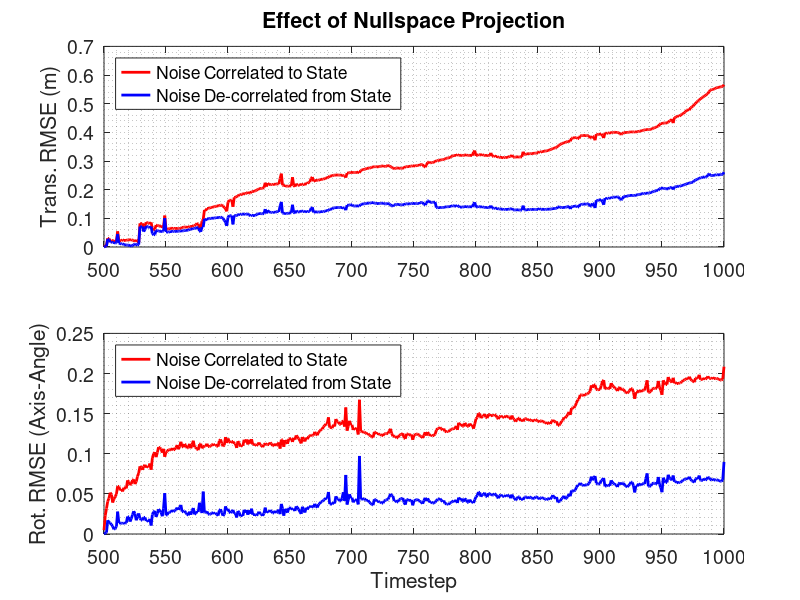

Write the MATLAB code that produced this figure. (Note: this script raises an error after producing the figure.)
%% Load data
clear all; close all; clc;

nst_on = load('msckf_NST_on.mat');
nst_off = load('msckf_NST_off.mat');

kStart = 500; kEnd = 1000;

%% Compute RMSE
nst_off_trans_rmse = sqrt(mean(nst_off.msckf_trans_err.^2,1));
nst_off_rot_rmse = sqrt(mean(nst_off.msckf_rot_err.^2,1));

nst_on_trans_rmse = sqrt(mean(nst_on.msckf_trans_err.^2,1));
nst_on_rot_rmse = sqrt(mean(nst_on.msckf_rot_err.^2,1));

%% Plot stuff
figure(1); clf;
fontSize = 14;
lineWidth = 2;
pos = [200,200,640,400];
xLim = [kStart, kEnd];
k = kStart:kEnd;
xticks = linspace(kStart,kEnd,11);

transLim = [0 0.6];
rotLim = [0 0.25];

set(gcf,'Position',pos);

% Translational RMSE
subplot(2,1,1);
plot(k,nst_off_trans_rmse, '-r','LineWidth',lineWidth); hold on;
plot(k,nst_on_trans_rmse, '-b','LineWidth',lineWidth);
xlim(xLim);
set(gca,'XTick',xticks);
% ylim(transLim)
legend('Noise Correlated to State', 'Noise De-correlated from State', ...
    'Location','northwest');
ylabel('Trans. RMSE (m)')
title('Effect of Nullspace Projection');
set(gca,'FontSize',fontSize);
grid minor;
box on;

% Rotational RMSE
subplot(2,1,2);
plot(k,nst_off_rot_rmse,'-r','LineWidth',lineWidth); hold on;
plot(k,nst_on_rot_rmse,'-b','LineWidth',lineWidth);
xlim(xLim);
set(gca,'XTick',xticks);
% ylim(rotLim)
legend('Noise Correlated to State', 'Noise De-correlated from State', ...
    'Location','northwest');
ylabel('Rot. RMSE (Axis-Angle)')
xlabel('Timestep')
set(gca,'FontSize',fontSize)
grid minor;
box on;

%% Export figure
export_fig(gcf, 'NST_RMSE.pdf', '-transparent');